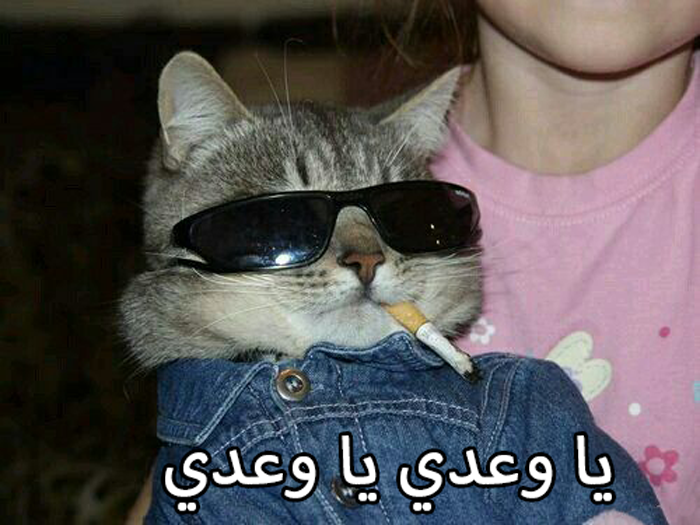
#> input picture Section_03_Lab/amr-sticker.png, 700 x 525 px
$ python Dip_Lab3_Q3.py
#> lines starting #> are read from the running program, lines starting #| are printed output that depends on the picture
import cv2
import matplotlib.pyplot as plt

# Read the image
image = cv2.imread('amr-sticker.png')
#> image is the input picture: shape (525, 700, 3); mean B, G, R 86, 84.6, 89.1

# Flip the image vertically
flipped_image = cv2.flip(image, 0)
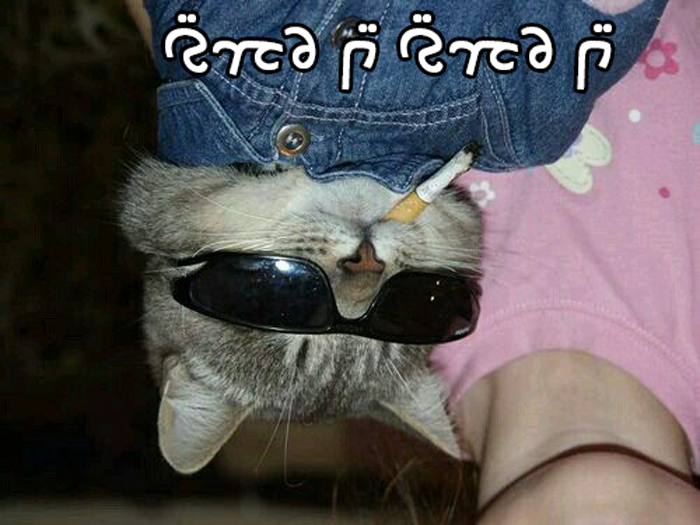
#> flipped_image: shape (525, 700, 3); mean B, G, R 86, 84.6, 89.1

# Convert BGR to RGB for matplotlib
image_rgb = cv2.cvtColor(image, cv2.COLOR_BGR2RGB)
flipped_image_rgb = cv2.cvtColor(flipped_image, cv2.COLOR_BGR2RGB)

# Display the images side by side using matplotlib
plt.figure(figsize=(10, 5))

plt.subplot(1, 2, 1)
plt.imshow(image_rgb)
plt.title('Original Image')

plt.subplot(1, 2, 2)
plt.imshow(flipped_image_rgb)
plt.title('Vertically Flipped Image')

plt.show()
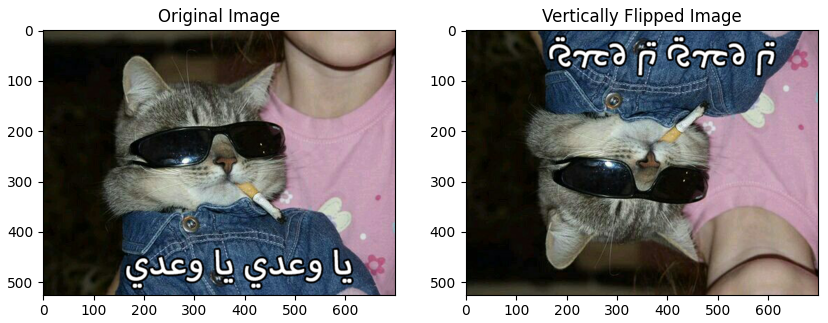
#> figure drawn by matplotlib, 2 panels
